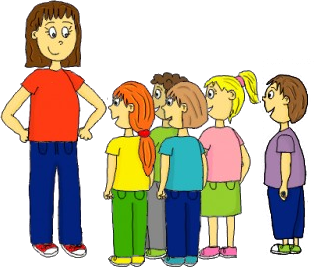
#> input picture sourceImages/1 Dernier de rang.png, 314 x 267 px; its folder holds 4 pictures in this run
$ python do.py
#> lines starting #> are read from the running program, lines starting #| are printed output that depends on the picture
import os
from posixpath import basename
import re
import sys
from PIL import Image,ImageDraw,ImageFont
import glob
image_list = []
for filename in glob.glob('sourceImages/*.png'):
    im=Image.open(filename)
#> im is the input picture: PIL image 314x267 RGBA; mean R, G, B, A 75.2, 65.7, 48.5, 131.6
    image_list.append({
        "image":im,
        "path":filename
    })
    for c in range(filename.count("²")):
        image_list.append(
            "filler"
        )
#> after the loop, image_list = 1 item


def drawText(im :Image,text):

    box = ((0, 0, im.width, im.height*0.8))
    draw = ImageDraw.Draw(im)

    font_size = 600
    size = None
    while (size is None or size[2] > box[2] - box[0] or size[3] > box[3] - box[1]) and font_size > 0:
        font = ImageFont.truetype("Comic.ttf", font_size)
        size = draw.multiline_textbbox((box[0],box[1]), text, font=font, anchor=None, spacing=4, align='left', direction=None, features=None, language=None, stroke_width=0, embedded_color=False)
        font_size -= 1

    draw.multiline_text((box[0], box[1]), text, "#FFFFFF", font,stroke_fill="#000",stroke_width=5)
    return im

for i,image in enumerate(image_list):
    print("Processing image",image)
    if(image=="filler"):
        continue
    angle = 360*i/len(image_list)
    textPrint = os.path.basename(image["path"]).replace(".png","").replace("²","").strip()

    textPrint=textPrint.split(" ")[1:]
    textPrint = "\n".join(textPrint).strip()
    image["image"].thumbnail([sys.maxsize, 500], Image.Resampling.LANCZOS)
    # image["image"]=  image["image"].resize((300, 300))
    image["image"]= drawText( image["image"],textPrint)
    image["image"]= image["image"].rotate(angle,expand=1)

for filename in glob.glob('destImages/*.png'):
    os.unlink(filename)
for i,image in enumerate(image_list):
        if(image=="filler"):
            continue
        id = str(len(image_list)-i).zfill(5)
        image["image"].save(f"destImages/image-{id}.png")
#> this loop made 5 passes
#> pass 1, `image["image"].save(f"destImages/image-{id}.png")`:
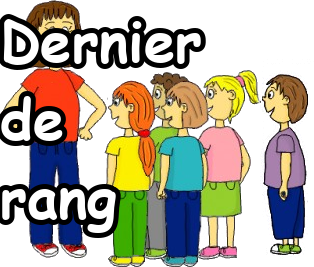
#> saved as image-00005.png: PIL image 314x267 RGBA; mean R, G, B, A 86.7, 80.2, 64.2, 159; transparent parts drawn white
#> pass 2, `image["image"].save(f"destImages/image-{id}.png")`:
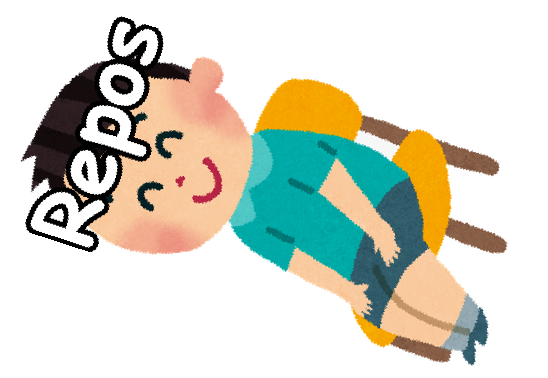
#> saved as image-00004.png: PIL image 548x378 RGBA; mean R, G, B, A 63.4, 64.3, 51.2, 102.4; transparent parts drawn white
